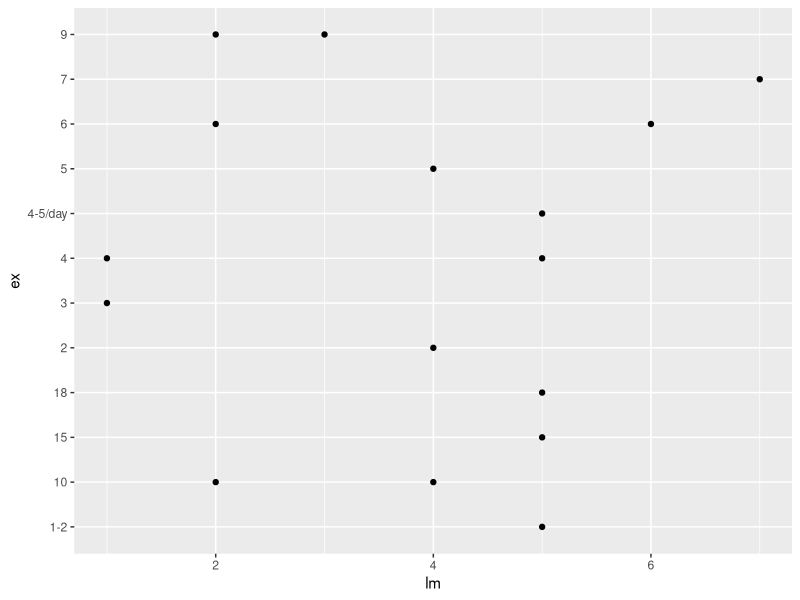

The R script that drew this image:
## ---- chunk 1

## ---- chunk 2
# Cleaned our data

survey = read.csv("DATA1001_survey.csv")

library(tidyverse)

survey_fresh = survey %>%
                    rename(
                    
                      `Age` = 2,
                      `LGA` = 3,
                      `Opinion on lockdown` = 4,
                      `Rule adherance` = 5,
                      `Cohabitation` = 6,
                      `Income` = 7,
                      `Lockdown time spent outdoors` = 8, 
                      `Lockdown time spent exercising` = 9,
                      `Low mood` = 10,
                      `Happy mood` = 11,
                      `Hours technology` = 12
                       ) 

## ---- chunk 3
str(survey_fresh)
## ---- chunk 4
library(ggplot2)

ex = survey_fresh$"Hours technology"
lm = survey_fresh$"Happy mood"

ggplot(survey_fresh, aes(x = lm, y = ex)) +
  geom_point()
